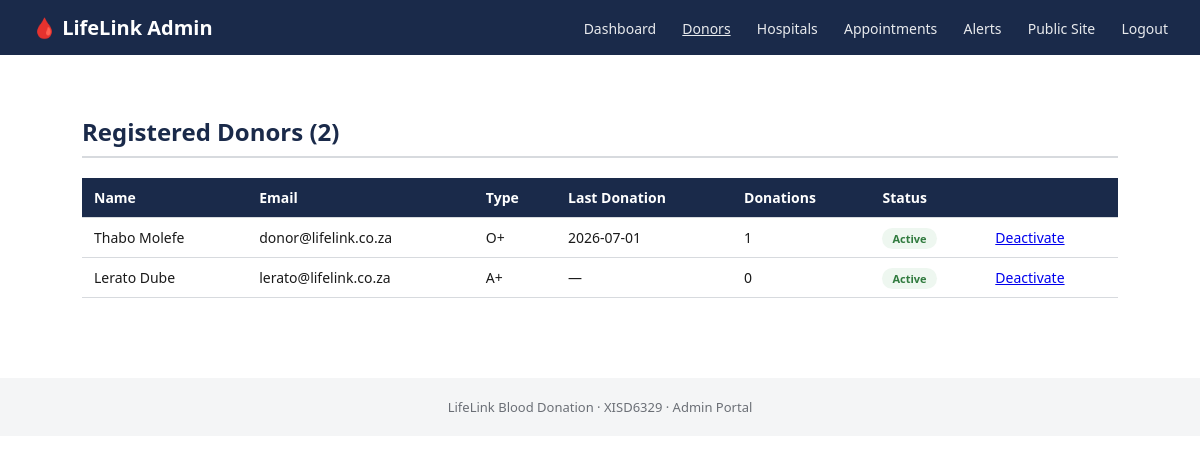
The app's page /admin/donors.php (signed in), older data.
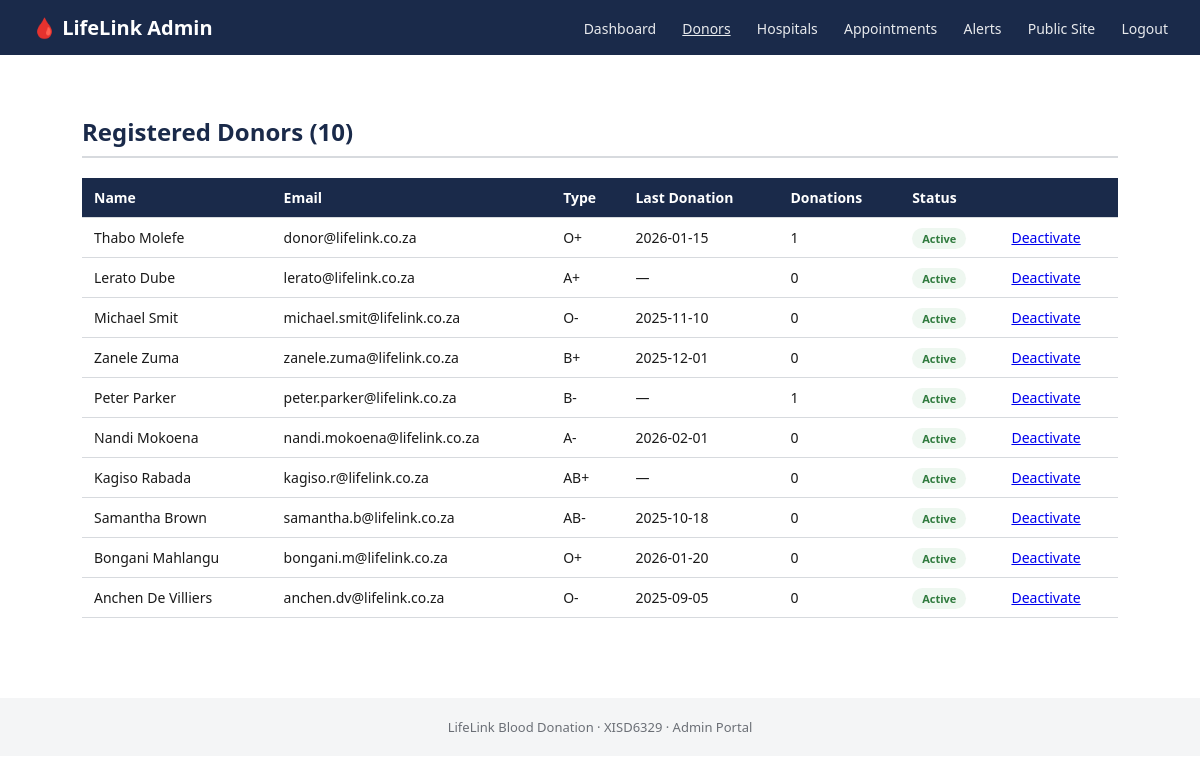
The same page, newer data.
### tables this page shows
CREATE TABLE donors (
  donor_id INT AUTO_INCREMENT PRIMARY KEY,
  first_name VARCHAR(60) NOT NULL,
  last_name VARCHAR(60) NOT NULL,
  email VARCHAR(150) NOT NULL UNIQUE,
  password VARCHAR(255) NOT NULL,
  google_id VARCHAR(255) NULL,
  phone VARCHAR(30),
  date_of_birth DATE,
  gender VARCHAR(20),
  address VARCHAR(255),
  blood_type_id INT NOT NULL,
  last_donation_date DATE NULL,
  is_active TINYINT(1) NOT NULL DEFAULT 1,
  created_at TIMESTAMP NOT NULL DEFAULT CURRENT_TIMESTAMP,
  FOREIGN KEY (blood_type_id) REFERENCES blood_types(blood_type_id)
);

CREATE TABLE blood_types (
  blood_type_id INT AUTO_INCREMENT PRIMARY KEY,
  code VARCHAR(5) NOT NULL UNIQUE
);

### admin/donors.php (the view, shortened to what this page needs)
<?php
$pdo = db();
$donors = $pdo->query(
    "SELECT d.donor_id, d.first_name, d.last_name, d.email, bt.code, d.last_donation_date, d.is_active,
            (SELECT COUNT(*) FROM appointments a WHERE a.donor_id = d.donor_id AND a.status='Completed') AS donations
     FROM donors d JOIN blood_types bt ON bt.blood_type_id = d.blood_type_id
     ORDER BY d.created_at DESC"
)->fetchAll();
include __DIR__ . '/../includes/admin_header.php';
?>
  <div class="section">
    <h2>Registered Donors (<?= count($donors) ?>)</h2>
    <table>
      <tr><th>Name</th><th>Email</th><th>Type</th><th>Last Donation</th><th>Donations</th><th>Status</th><th></th></tr>
      <?php foreach ($donors as $d): ?>
        <tr>
          <td><?= htmlspecialchars($d['first_name'] . ' ' . $d['last_name']) ?></td>
          <td><?= htmlspecialchars($d['email']) ?></td>
          <td><?= htmlspecialchars($d['code']) ?></td>
          <td><?= htmlspecialchars($d['last_donation_date'] ?: '—') ?></td>
          <td><?= (int)$d['donations'] ?></td>
          <td><span class="badge <?= $d['is_active'] ? 'badge-confirmed' : 'badge-completed' ?>"><?= $d['is_active'] ? 'Active' : 'Deactivated' ?></span></td>
          <td><a href="donors.php?toggle=<?= $d['donor_id'] ?>" onclick="return confirm('Toggle this donor\'s active status?');"><?= $d['is_active'] ? 'Deactivate' : 'Reactivate' ?></a></td>
        </tr>
      <?php endforeach; ?>
    </table>
  </div>
<?php include __DIR__ . '/../includes/admin_footer.php'; ?>

Row changes from the older to the newer data that the page shows:
changed donors "Thabo Molefe": last_donation_date "2026-07-01" → "2026-01-15"
added donors: first_name+last_name "Michael Smit", email "michael.smit@lifelink.co.za", blood_type.code "O-", last_donation_date "2025-11-10", donations "0", is_active "Active"
added donors: first_name+last_name "Zanele Zuma", email "zanele.zuma@lifelink.co.za", blood_type.code "B+", last_donation_date "2025-12-01", donations "0", is_active "Active"
added donors: first_name+last_name "Peter Parker", email "peter.parker@lifelink.co.za", blood_type.code "B-", last_donation_date "—", donations "1", is_active "Active"
added donors: first_name+last_name "Nandi Mokoena", email "nandi.mokoena@lifelink.co.za", blood_type.code "A-", last_donation_date "2026-02-01", donations "0", is_active "Active"
added donors: first_name+last_name "Kagiso Rabada", email "kagiso.r@lifelink.co.za", blood_type.code "AB+", last_donation_date "—", donations "0", is_active "Active"
added donors: first_name+last_name "Samantha Brown", email "samantha.b@lifelink.co.za", blood_type.code "AB-", last_donation_date "2025-10-18", donations "0", is_active "Active"
added donors: first_name+last_name "Bongani Mahlangu", email "bongani.m@lifelink.co.za", blood_type.code "O+", last_donation_date "2026-01-20", donations "0", is_active "Active"
added donors: first_name+last_name "Anchen De Villiers", email "anchen.dv@lifelink.co.za", blood_type.code "O-", last_donation_date "2025-09-05", donations "0", is_active "Active"
Text that changed along with them:
count($donors): "2" → "10"
